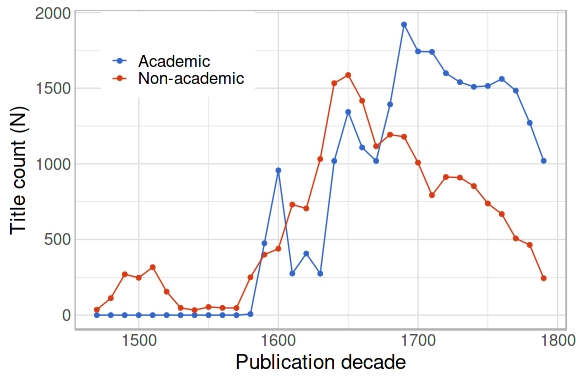

Generate this figure with R:
library(ggpubr)
stcn <- catalogs$stcn
top <- rev(rev(sort(table(stcn$language_primary)))[2:2])
bb2 <- stcn %>% filter(language_primary %in% names(top))
bb7 <- bb2[grep("cademic", bb2$genre),]
bb8 <- bb2 %>% filter(!record_id %in% bb7$record_id)
myvars <- as.vector(c("publication_decade", "document_type"))
a1 = bb7[myvars]
b1 = bb8[myvars]
a1$cat <- "Academic"
b1$cat <- "Non-academic"
g1 <- rbind(a1, b1)
#g2 <- g1 %>% group_by(publication_decade, cat, document_type) %>%
g2 <- g1 %>% group_by(publication_decade, cat) %>%
 arrange(publication_decade) %>%
 summarize(n = n())
g2$Category <- factor(g2$cat)
# g2 <- filter(g2, !is.na(document_type))
df <- g2 %>% pivot_wider(names_from=Category, id_cols=c(publication_decade), values_from = n) %>%
             mutate(Academic=replace_na(Academic, 0)) %>%
	     pivot_longer(cols=c("Academic","Non-academic"))
p <- ggplot(df, aes(x=publication_decade, y=value, fill = name, colour = name)) +
 #geom_bar(stat="identity", position="dodge") + 
 # labs(title="STCN, Latin") +
 geom_point() +
 geom_line() +  
 theme_comhis("discrete", base_size=20) +
 theme(legend.position=c(0.21, 0.86)) + 
 labs(x = "Publication decade",
      y = "Title count (N)", color="", fill="")


CairoJPEG("Figure2.jpg", width=1.2*480, height=0.8*480, quality=100)
print(p)
dev.off()
